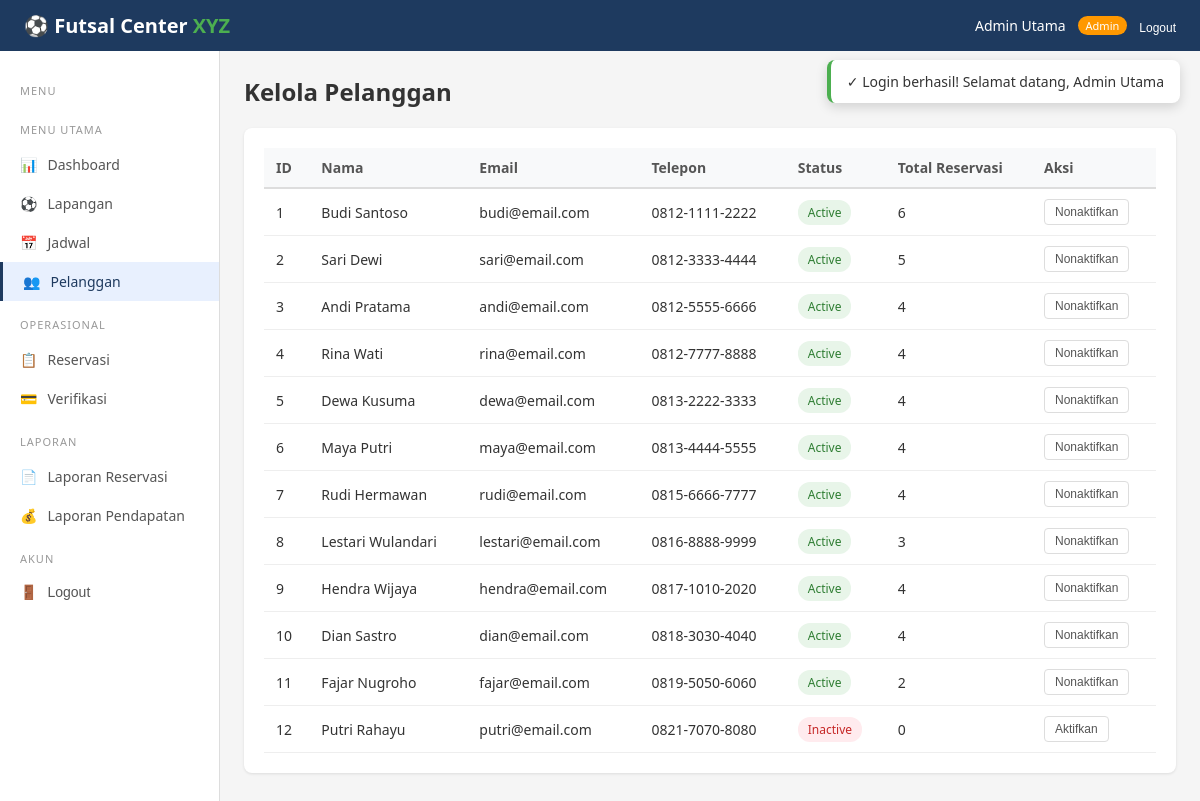
The page /admin/pelanggan.php (signed in) on the database its author committed.
### tables this page shows
CREATE TABLE users (
    id            INT AUTO_INCREMENT PRIMARY KEY,
    nama          VARCHAR(100)   NOT NULL,
    email         VARCHAR(100)   NOT NULL UNIQUE,
    password      VARCHAR(255)   NOT NULL,
    telepon       VARCHAR(20)    NOT NULL,
    alamat        TEXT           NULL,
    role          ENUM('pelanggan','admin','pemilik') NOT NULL DEFAULT 'pelanggan',
    status        ENUM('active','inactive') NOT NULL DEFAULT 'active',
    created_at    DATETIME       NOT NULL DEFAULT CURRENT_TIMESTAMP,
    updated_at    DATETIME       NOT NULL DEFAULT CURRENT_TIMESTAMP ON UPDATE CURRENT_TIMESTAMP,
    INDEX idx_email (email),
    INDEX idx_role  (role)
);

### config.php (called while the page is built, shortened)
<?php
function db() {
    static $pdo = null;
    if ($pdo === null) {
        try {
            $pdo = new PDO(
                "mysql:host=" . DB_HOST . ";dbname=" . DB_NAME . ";charset=utf8mb4",
                DB_USER, DB_PASS,
                [PDO::ATTR_ERRMODE => PDO::ERRMODE_EXCEPTION,
                 PDO::ATTR_DEFAULT_FETCH_MODE => PDO::FETCH_ASSOC,
                 PDO::ATTR_EMULATE_PREPARES => false]
            );
        } catch (PDOException $e) {
            die("Koneksi database gagal. Pastikan MySQL berjalan dan database 'futsal_xyz' sudah diimport.<br>Error: " . $e->getMessage());
        }
    }
    return $pdo;
}
function isLoggedIn() {
    return isset($_SESSION['user_id']);
}
function currentUser() {
    $stmt = db()->prepare("SELECT * FROM users WHERE id = ?");
    $stmt->execute([$_SESSION['user_id']]);
    return $stmt->fetch();
}
function sanitize($str) {
    return htmlspecialchars(trim($str), ENT_QUOTES, 'UTF-8');
}
function getFlash() {
    if (isset($_SESSION['flash'])) {
        $flash = $_SESSION['flash'];
        return $flash;
    }
    return null;
}

### admin/pelanggan.php (the view, shortened to what this page needs)
<?php
require_once __DIR__ . '/../includes/layout.php';
renderLayout('admin', 'pelanggan', function() {
    $customers = db()->query("
        SELECT u.*, (SELECT COUNT(*) FROM reservasi r WHERE r.pelanggan_id=u.id) as total_reservasi
        FROM users u WHERE u.role='pelanggan' ORDER BY u.id
    ")->fetchAll();
    ?>
    <h2 style="margin-bottom:20px;">Kelola Pelanggan</h2>
    <div class="card">
        <div class="table-container"><table>
            <tr><th>ID</th><th>Nama</th><th>Email</th><th>Telepon</th><th>Status</th><th>Total Reservasi</th><th>Aksi</th></tr>
            <?php foreach ($customers as $u): ?>
            <tr>
                <td><?php echo $u['id']; ?></td>
                <td><?php echo sanitize($u['nama']); ?></td>
                <td><?php echo sanitize($u['email']); ?></td>
                <td><?php echo sanitize($u['telepon']); ?></td>
                <td><?php echo $u['status']==='active' ? '<span class="badge badge-success">Active</span>' : '<span class="badge badge-danger">Inactive</span>'; ?></td>
                <td><?php echo $u['total_reservasi']; ?></td>
                <td>
                    <form method="POST" action="../proses.php" style="display:inline;">
                        <button type="submit" class="btn btn-outline btn-sm"><?php echo $u['status']==='active' ? 'Nonaktifkan' : 'Aktifkan'; ?></button>
                    </form>
                </td>
            </tr>
            <?php endforeach; ?>
        </table></div>
    </div>
    <?php
});

### includes/layout.php (shortened to what this page needs)
<?php
require_once __DIR__ . '/../config.php';
function renderLayout($role, $activePage, $contentFn) {
    $user = currentUser();
    $navLinks = '';
    $sidebarItems = [];
    if ($role === 'pelanggan') {
        $navLinks = '
            <a href="pelanggan/jadwal.php">Jadwal</a>
            <a href="pelanggan/reservasi.php">Reservasi Saya</a>
            <div class="nav-user">
                <span class="user-name">' . sanitize($user['nama']) . '</span>
                <span class="user-role">Pelanggan</span>
                <form method="POST" action="proses.php" style="display:inline;">
                    <input type="hidden" name="action" value="logout">
                    <button type="submit" style="background:none;border:none;color:white;font-size:12px;cursor:pointer;">Logout</button>
                </form>
            </div>';
        $sidebarItems = [
            ['page'=>'dashboard', 'icon'=>'&#128202;', 'label'=>'Dashboard', 'href'=>'pelanggan/dashboard.php'],
            ['page'=>'jadwal', 'icon'=>'&#128197;', 'label'=>'Jadwal', 'href'=>'pelanggan/jadwal.php'],
            ['page'=>'reservasi', 'icon'=>'&#128203;', 'label'=>'Reservasi Saya', 'href'=>'pelanggan/reservasi.php'],
            ['page'=>'profil', 'icon'=>'&#128100;', 'label'=>'Profil', 'href'=>'pelanggan/profil.php'],
        ];
    } elseif ($role === 'admin') {
        $navLinks = '
            <div class="nav-user">
                <span class="user-name">' . sanitize($user['nama']) . '</span>
                <span class="user-role" style="background:#FF9800;">Admin</span>
                <form method="POST" action="proses.php" style="display:inline;">
                    <input type="hidden" name="action" value="logout">
                    <button type="submit" style="background:none;border:none;color:white;font-size:12px;cursor:pointer;">Logout</button>
                </form>
            </div>';
        $sidebarItems = [
            ['section'=>'Menu Utama'],
            ['page'=>'dashboard', 'icon'=>'&#128202;', 'label'=>'Dashboard', 'href'=>'admin/dashboard.php'],
            ['page'=>'lapangan', 'icon'=>'&#9917;', 'label'=>'Lapangan', 'href'=>'admin/lapangan.php'],
            ['page'=>'jadwal', 'icon'=>'&#128197;', 'label'=>'Jadwal', 'href'=>'admin/jadwal.php'],
            ['page'=>'pelanggan', 'icon'=>'&#128101;', 'label'=>'Pelanggan', 'href'=>'admin/pelanggan.php'],
            ['section'=>'Operasional'],
            ['page'=>'reservasi', 'icon'=>'&#128203;', 'label'=>'Reservasi', 'href'=>'admin/reservasi.php'],
            ['page'=>'verifikasi', 'icon'=>'&#128179;', 'label'=>'Verifikasi', 'href'=>'admin/verifikasi.php'],
            ['section'=>'Laporan'],
            ['page'=>'laporan-reservasi', 'icon'=>'&#128196;', 'label'=>'Laporan Reservasi', 'href'=>'admin/laporan_reservasi.php'],
            ['page'=>'laporan-pendapatan', 'icon'=>'&#128176;', 'label'=>'Laporan Pendapatan', 'href'=>'admin/laporan_pendapatan.php'],
        ];
    }
    ?>
    <!DOCTYPE html>
    <html lang="id">
    <head>
        <link rel="stylesheet" href="styles.css">
    </head>
    <body>
    <div id="toast-container" class="toast-container">
        <?php $flash = getFlash(); if ($flash): ?>
            <div class="toast <?php echo $flash['type']; ?>">
                <?php echo ($flash['type']==='success'?'&#10003;':($flash['type']==='error'?'&#10007;':'&#8505;')); ?>
                <?php echo sanitize($flash['message']); ?>
            </div>
        <?php endif; ?>
    </div>
    <nav class="navbar">
        <div class="logo"><a href="index.php" style="color:white;text-decoration:none;">&#9917; Futsal Center <span>XYZ</span></a></div>
        <div class="nav-links"><?php echo $navLinks; ?></div>
    </nav>
    <div class="layout">
        <div class="sidebar">
            <div class="menu-section">Menu</div>
            <?php foreach ($sidebarItems as $item): ?>
                <?php if (isset($item['section'])): ?>
                    <div class="menu-section"><?php echo $item['section']; ?></div>
                <?php else: ?>
                    <div class="menu-item <?php echo ($activePage === $item['page']) ? 'active' : ''; ?>">
                        <a href="<?php echo $item['href']; ?>" style="text-decoration:none;color:inherit;display:flex;align-items:center;gap:10px;">
                            <span><?php echo $item['icon']; ?></span> <?php echo $item['label']; ?>
                        </a>
                    </div>
                <?php endif; ?>
            <?php endforeach; ?>
            <div class="menu-section">Akun</div>
            <div class="menu-item">
                <form method="POST" action="proses.php" style="display:inline;">
                    <button type="submit" style="background:none;border:none;cursor:pointer;font-size:14px;color:#555;display:flex;align-items:center;gap:10px;">
                        <span>&#128682;</span> Logout
                    </button>
                </form>
            </div>
        </div>
        <div class="main-content">
            <?php $contentFn(); ?>
        </div>
    </div>
    </body>
    </html>
    <?php
}

### styles.css (style rules this page uses)
* { margin: 0; padding: 0; box-sizing: border-box; }
body { font-family: 'Segoe UI', Tahoma, Geneva, Verdana, sans-serif; background: #f5f5f5; color: #333; }
.navbar { background: #1e3a5f; color: white; padding: 12px 24px; display: flex; justify-content: space-between; align-items: center; position: sticky; top: 0; z-index: 100; }
.navbar .logo { font-size: 20px; font-weight: bold; }
.navbar .logo span { color: #4CAF50; }
.nav-links { display: flex; gap: 20px; align-items: center; }
.nav-user { display: flex; align-items: center; gap: 12px; }
.nav-user .user-name { font-size: 14px; }
.nav-user .user-role { font-size: 11px; background: #4CAF50; padding: 2px 8px; border-radius: 10px; }
.layout { display: flex; min-height: calc(100vh - 50px); }
.sidebar { width: 220px; background: #fff; border-right: 1px solid #ddd; padding: 16px 0; }
.sidebar .menu-item { padding: 0; cursor: pointer; font-size: 14px; color: #555; transition: all 0.2s; }
.sidebar .menu-item a, .sidebar .menu-item button { padding: 10px 20px; width: 100%; text-align: left; }
.sidebar .menu-item.active { background: #e8f0fe; color: #1e3a5f; border-left: 3px solid #1e3a5f; }
.sidebar .menu-section { padding: 16px 20px 8px; font-size: 11px; text-transform: uppercase; color: #999; letter-spacing: 1px; }
.main-content { flex: 1; padding: 24px; }
.card { background: white; border-radius: 8px; padding: 20px; margin-bottom: 16px; box-shadow: 0 1px 3px rgba(0,0,0,0.1); }
.table-container { overflow-x: auto; }
table { width: 100%; border-collapse: collapse; font-size: 14px; }
th { background: #f8f9fa; padding: 10px 12px; text-align: left; font-weight: 600; color: #555; border-bottom: 2px solid #ddd; }
td { padding: 10px 12px; border-bottom: 1px solid #eee; }
.btn { padding: 8px 16px; border: none; border-radius: 4px; cursor: pointer; font-size: 13px; font-weight: 500; transition: all 0.2s; display: inline-flex; align-items: center; gap: 6px; text-decoration: none; }
.btn-sm { padding: 5px 10px; font-size: 12px; }
.btn-outline { background: transparent; border: 1px solid #ddd; color: #555; }
.badge { padding: 4px 10px; border-radius: 12px; font-size: 12px; font-weight: 500; display: inline-block; }
.badge-success { background: #e8f5e9; color: #2e7d32; }
.badge-danger { background: #ffebee; color: #c62828; }
.toast-container { position: fixed; top: 60px; right: 20px; z-index: 2000; }
.toast { background: white; border-radius: 8px; padding: 12px 16px; box-shadow: 0 4px 12px rgba(0,0,0,0.15); margin-bottom: 8px; display: flex; align-items: center; gap: 10px; font-size: 14px; animation: slideIn 0.3s ease; min-width: 280px; }
.toast.success { border-left: 4px solid #4CAF50; }

### rows shown on the page
users: nama "Admin Utama"
users: id "1", nama "Budi Santoso", email "budi@email.com", telepon "0812-1111-2222", status "Active", total_reservasi "6"
users: id "2", nama "Sari Dewi", email "sari@email.com", telepon "0812-3333-4444", status "Active", total_reservasi "5"
users: id "3", nama "Andi Pratama", email "andi@email.com", telepon "0812-5555-6666", status "Active", total_reservasi "4"
users: id "4", nama "Rina Wati", email "rina@email.com", telepon "0812-7777-8888", status "Active", total_reservasi "4"
users: id "5", nama "Dewa Kusuma", email "dewa@email.com", telepon "0813-2222-3333", status "Active", total_reservasi "4"
users: id "6", nama "Maya Putri", email "maya@email.com", telepon "0813-4444-5555", status "Active", total_reservasi "4"
users: id "7", nama "Rudi Hermawan", email "rudi@email.com", telepon "0815-6666-7777", status "Active", total_reservasi "4"
users: id "8", nama "Lestari Wulandari", email "lestari@email.com", telepon "0816-8888-9999", status "Active", total_reservasi "3"
users: id "9", nama "Hendra Wijaya", email "hendra@email.com", telepon "0817-1010-2020", status "Active", total_reservasi "4"
users: id "10", nama "Dian Sastro", email "dian@email.com", telepon "0818-3030-4040", status "Active", total_reservasi "4"
users: id "11", nama "Fajar Nugroho", email "fajar@email.com", telepon "0819-5050-6060", status "Active", total_reservasi "2"
users: id "12", nama "Putri Rahayu", email "putri@email.com", telepon "0821-7070-8080", status "Inactive", total_reservasi "0"

### other values the page prints
$flash['message'] "Login berhasil! Selamat datang, Admin Utama"
$item['section'] "MENU UTAMA"
$item['icon'] "📊"
$item['label'] "Dashboard"
$item['icon'] "⚽"
$item['label'] "Lapangan"
$item['icon'] "📅"
$item['label'] "Jadwal"
$item['icon'] "👥"
$item['label'] "Pelanggan"
$item['section'] "OPERASIONAL"
$item['icon'] "📋"
$item['label'] "Reservasi"
$item['icon'] "💳"
$item['label'] "Verifikasi"
